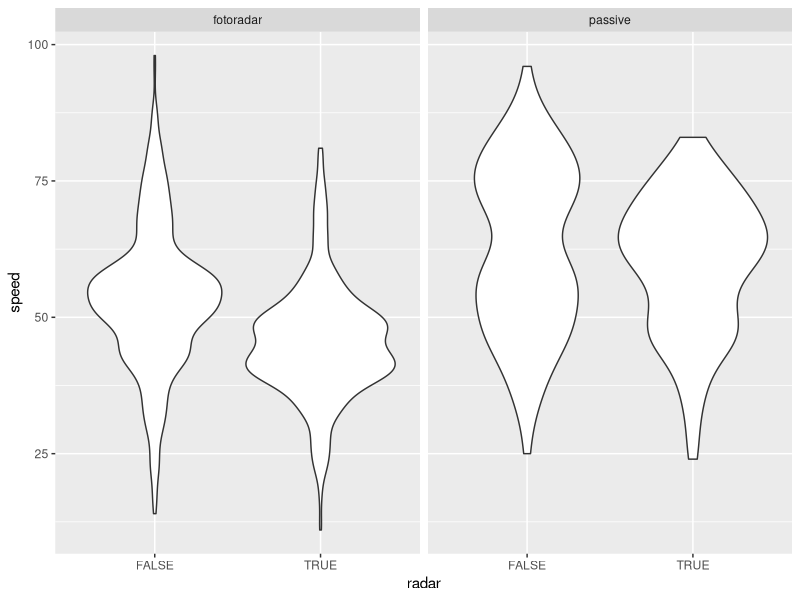
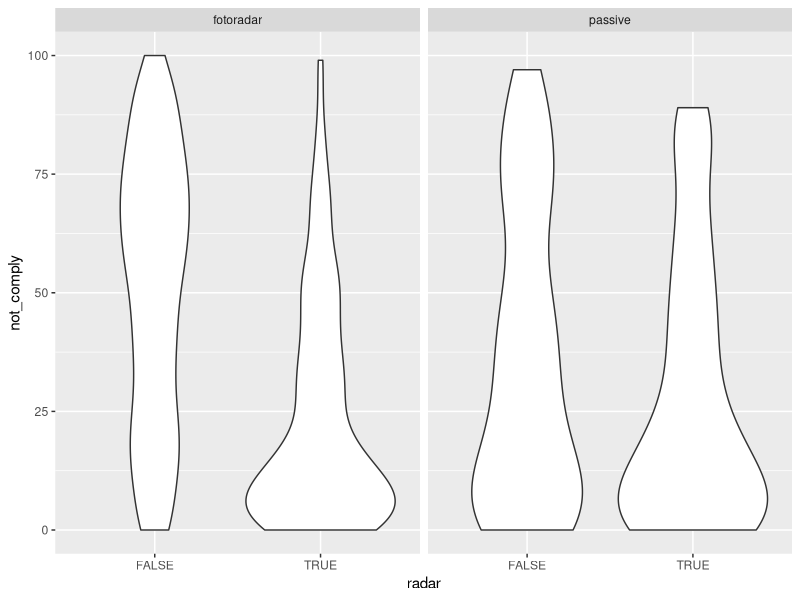

Generate these figures, in order, with R:
## ---- chunk 1
library('tidyr')
library('dplyr')
library('ggplot2')
dir(path = '../data/')
## ---- chunk 2
foto_speed <- read.csv('../data/foto_speed_max_mean.txt', header = F) %>% 
  .[,1:13] %>% 
  as.data.frame() %>%
tbl_df() %>%
mutate_each(funs(as.numeric(.)),V2:V13) %>%
rename(
	miasto = V1,
	dzien_przed_1 = V2,
	dzien_przed_2 = V3,
	dzien_przed_3 = V4,
	dzien_po_1 = V5,
	dzien_po_2 = V6,
	dzien_po_3 = V7,
	noc_przed_1 = V8,
	noc_przed_2 = V9,
	noc_przed_3 = V10,
	noc_po_1 = V11,
	noc_po_2 = V12,
	noc_po_3 = V13) %>%
mutate(group = rep(x = 1:10, each = 40),
	   group = factor(x = group,
	   				  levels = 1:10,
	   				  labels = c('Jednoślady|Max',
	   				  			 'Osobowe|Max','Dostawcze|Max','Ciężarowe|Max',
	   				  			 'Ciężarowe z przyczepą i autobusy|Max',
	   				  			 'Jednoślady|Mean',
	   				  			 'Osobowe|Mean','Dostawcze|Mean','Ciężarowe|Mean',
	   				  			 'Ciężarowe z przyczepą i autobusy|Mean')),
	   	group = as.character(group)) %>%
  separate(group, c('type', 'stat'), sep = '\\|') %>%
  gather(dzien_przed_1:noc_po_3, key = pomiar, value = speed) %>% 
  separate(pomiar, c('time', 'radar', 'place'), sep = '_') %>%
  mutate(radar = ifelse(radar == 'przed', FALSE, TRUE))
foto_speed
## ---- chunk 3
foto_not_comply <- read.csv('../data/foto_not_comply.txt', header = F) %>% 
  .[,1:7] %>% 
  as.data.frame() %>%
tbl_df() %>%
mutate_each(funs(as.numeric(.)),V2:V7) %>%
rename(
	miasto = V1,
	przed_1 = V2,
	przed_2 = V3,
	przed_3 = V4,
	po_1 = V5,
	po_2 = V6,
	po_3 = V7) %>%
  mutate(group = rep(x = 1:5, each = 40),
         group = factor(x = group,
                       levels = 1:5, 
                       labels = c('Jednoślady',
                                  'Osobowe',
                                  'Dostawcze',
                                  'Ciężarowe',
                                  'Ciężarowe z przyczepą i autobusy')),
	   	group = as.character(group))  %>%
  gather(przed_1:po_3, key = pomiar, value = not_comply) %>% 
  separate(pomiar, c('radar', 'place'), sep = '_') %>%
  mutate(radar = ifelse(radar == 'przed', FALSE, TRUE))
foto_not_comply 
## ---- chunk 4
passive_speed <- read.csv('../data/passive_speed_max_mean.txt', header = F) %>% 
  .[,1:13] %>% 
  as.data.frame() %>%
tbl_df() %>%
mutate_each(funs(as.numeric(.)),V2:V13) %>%
rename(
	miasto = V1,
	dzien_przed_1 = V2,
	dzien_przed_2 = V3,
	dzien_przed_3 = V4,
	dzien_po_1 = V5,
	dzien_po_2 = V6,
	dzien_po_3 = V7,
	noc_przed_1 = V8,
	noc_przed_2 = V9,
	noc_przed_3 = V10,
	noc_po_1 = V11,
	noc_po_2 = V12,
	noc_po_3 = V13) %>%
mutate(group = rep(x = 1:10, each = 12),
	   group = factor(x = group,
	   				  levels = 1:10,
	   				  labels = c('Jednoślady|Max',
	   				  			 'Osobowe|Max','Dostawcze|Max','Ciężarowe|Max',
	   				  			 'Ciężarowe z przyczepą i autobusy|Max',
	   				  			 'Jednoślady|Mean',
	   				  			 'Osobowe|Mean','Dostawcze|Mean','Ciężarowe|Mean',
	   				  			 'Ciężarowe z przyczepą i autobusy|Mean')),
	   	group = as.character(group)) %>%
  separate(group, c('type', 'stat'), sep = '\\|') %>%
  gather(dzien_przed_1:noc_po_3, key = pomiar, value = speed) %>% 
  separate(pomiar, c('time', 'radar', 'place'), sep = '_') %>%
  mutate(radar = ifelse(radar == 'przed', FALSE, TRUE))
passive_speed
## ---- chunk 5
passive_not_comply <- read.csv('../data/passive_not_comply.txt', header = F) %>% 
  .[,1:7] %>% 
  as.data.frame() %>%
tbl_df() %>%
mutate_each(funs(as.numeric(.)),V2:V7) %>%
rename(
	miasto = V1,
	przed_1 = V2,
	przed_2 = V3,
	przed_3 = V4,
	po_1 = V5,
	po_2 = V6,
	po_3 = V7) %>%
  mutate(group = rep(x = 1:5, each = 12),
         group = factor(x = group,
                       levels = 1:5, 
                       labels = c('Jednoślady',
                                  'Osobowe',
                                  'Dostawcze',
                                  'Ciężarowe',
                                  'Ciężarowe z przyczepą i autobusy')),
	   	group = as.character(group))  %>%
  gather(przed_1:po_3, key = pomiar, value = not_comply) %>% 
  separate(pomiar, c('radar', 'place'), sep = '_') %>%
  mutate(radar = ifelse(radar == 'przed', FALSE, TRUE))
passive_not_comply 
## ---- chunk 6
speed_measures <- bind_rows(
  foto_speed %>% 
    mutate(kind = 'fotoradar'),
  passive_speed %>%
    mutate(kind = 'passive')
) %>%
  rename(measurement = place,
         city = miasto) %>%
  select(city,measurement, time, type, stat, kind, radar, speed)
speed_measures
write.csv2(x = speed_measures,
           file = '../data/speed_measures.txt', 
           row.names = FALSE,
           quote = FALSE,
           fileEncoding = 'utf-8')
## ---- chunk 7
not_comply_measures <- bind_rows(
  foto_not_comply %>% 
    mutate(kind = 'fotoradar'),
  passive_not_comply %>%
    mutate(kind = 'passive')
) %>%
  rename(measurement = place,
         city = miasto,
         type = group) %>%
  select(city, measurement, type, kind, radar, not_comply)
not_comply_measures
write.csv2(x = not_comply_measures,
           file = '../data/not_comply_measures.text', 
           row.names = FALSE,
           quote = FALSE,
           fileEncoding = 'utf-8')
## ---- chunk 8
speed_measures %>%
  filter(stat == 'Mean', time == 'dzien') %>%
  ggplot(data = .,
         aes(x = radar, y = speed)) + 
  geom_violin() +  
  facet_wrap(~kind)
## ---- chunk 9
not_comply_measures %>%
  ggplot(data = .,
         aes(x = radar, y = not_comply)) + 
  geom_violin() +  
  facet_wrap(~kind)
